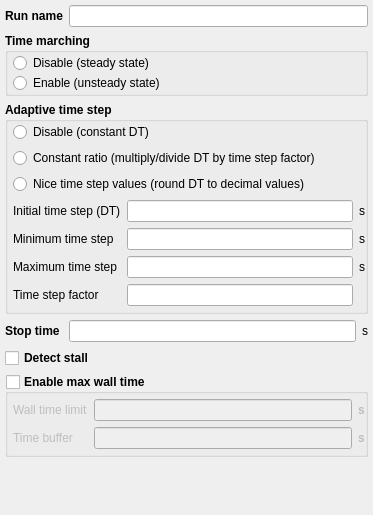
<?xml version="1.0" encoding="UTF-8"?>
<ui version="4.0">
 <class>run_control</class>
 <widget class="QWidget" name="run_control">
  <property name="geometry">
   <rect>
    <x>0</x>
    <y>0</y>
    <width>373</width>
    <height>515</height>
   </rect>
  </property>
  <layout class="QGridLayout" name="gridLayout">
   <property name="leftMargin">
    <number>5</number>
   </property>
   <property name="topMargin">
    <number>5</number>
   </property>
   <property name="rightMargin">
    <number>5</number>
   </property>
   <property name="bottomMargin">
    <number>0</number>
   </property>
   <item row="1" column="0" colspan="3">
    <widget class="QGroupBox" name="groupbox_time_marching">
     <property name="font">
      <font>
       <weight>75</weight>
       <bold>true</bold>
      </font>
     </property>
     <property name="title">
      <string>Time marching</string>
     </property>
     <property name="flat">
      <bool>true</bool>
     </property>
     <layout class="QVBoxLayout" name="verticalLayout">
      <property name="spacing">
       <number>0</number>
      </property>
      <property name="leftMargin">
       <number>5</number>
      </property>
      <property name="topMargin">
       <number>0</number>
      </property>
      <property name="rightMargin">
       <number>0</number>
      </property>
      <property name="bottomMargin">
       <number>0</number>
      </property>
      <item>
       <widget class="QRadioButton" name="radiobutton_steady_state">
        <property name="font">
         <font>
          <weight>50</weight>
          <bold>false</bold>
         </font>
        </property>
        <property name="text">
         <string>Disable (steady state)</string>
        </property>
       </widget>
      </item>
      <item>
       <widget class="QRadioButton" name="radiobutton_unsteady_state">
        <property name="font">
         <font>
          <weight>50</weight>
          <bold>false</bold>
         </font>
        </property>
        <property name="text">
         <string>Enable (unsteady state)</string>
        </property>
       </widget>
      </item>
     </layout>
    </widget>
   </item>
   <item row="2" column="0" colspan="3">
    <widget class="QGroupBox" name="groupbox_adaptive_time_step">
     <property name="font">
      <font>
       <weight>75</weight>
       <bold>true</bold>
      </font>
     </property>
     <property name="title">
      <string>Adaptive time step</string>
     </property>
     <property name="flat">
      <bool>true</bool>
     </property>
     <layout class="QGridLayout" name="gridLayout_3">
      <property name="leftMargin">
       <number>5</number>
      </property>
      <property name="topMargin">
       <number>0</number>
      </property>
      <property name="rightMargin">
       <number>0</number>
      </property>
      <property name="bottomMargin">
       <number>5</number>
      </property>
      <item row="6" column="2">
       <widget class="QLabel" name="label_dt_max_units">
        <property name="font">
         <font>
          <weight>50</weight>
          <bold>false</bold>
         </font>
        </property>
        <property name="text">
         <string>s</string>
        </property>
       </widget>
      </item>
      <item row="6" column="1">
       <widget class="LineEdit" name="lineedit_keyword_dt_max">
        <property name="font">
         <font>
          <weight>50</weight>
          <bold>false</bold>
         </font>
        </property>
       </widget>
      </item>
      <item row="5" column="2">
       <widget class="QLabel" name="label_dt_min_units">
        <property name="font">
         <font>
          <weight>50</weight>
          <bold>false</bold>
         </font>
        </property>
        <property name="text">
         <string>s</string>
        </property>
       </widget>
      </item>
      <item row="5" column="1">
       <widget class="LineEdit" name="lineedit_keyword_dt_min">
        <property name="font">
         <font>
          <weight>50</weight>
          <bold>false</bold>
         </font>
        </property>
       </widget>
      </item>
      <item row="2" column="0" colspan="2">
       <widget class="QRadioButton" name="radiobutton_nice_dt">
        <property name="font">
         <font>
          <weight>50</weight>
          <bold>false</bold>
         </font>
        </property>
        <property name="text">
         <string>Nice time step values (round DT to decimal values)</string>
        </property>
       </widget>
      </item>
      <item row="1" column="0" colspan="3">
       <widget class="QRadioButton" name="radiobutton_constant_ratio">
        <property name="font">
         <font>
          <weight>50</weight>
          <bold>false</bold>
         </font>
        </property>
        <property name="text">
         <string>Constant ratio (multiply/divide DT by time step factor)</string>
        </property>
       </widget>
      </item>
      <item row="5" column="0">
       <widget class="QLabel" name="label_dt_min">
        <property name="font">
         <font>
          <weight>50</weight>
          <bold>false</bold>
         </font>
        </property>
        <property name="text">
         <string>Minimum time step</string>
        </property>
       </widget>
      </item>
      <item row="0" column="0" colspan="3">
       <widget class="QRadioButton" name="radiobutton_constant_dt">
        <property name="font">
         <font>
          <weight>50</weight>
          <bold>false</bold>
         </font>
        </property>
        <property name="text">
         <string>Disable (constant DT)</string>
        </property>
       </widget>
      </item>
      <item row="3" column="1">
       <widget class="LineEdit" name="lineedit_keyword_dt">
        <property name="font">
         <font>
          <weight>50</weight>
          <bold>false</bold>
         </font>
        </property>
       </widget>
      </item>
      <item row="3" column="2">
       <widget class="QLabel" name="label_dt_units">
        <property name="font">
         <font>
          <weight>50</weight>
          <bold>false</bold>
         </font>
        </property>
        <property name="text">
         <string>s</string>
        </property>
       </widget>
      </item>
      <item row="3" column="0">
       <widget class="QLabel" name="label_dt">
        <property name="sizePolicy">
         <sizepolicy hsizetype="Minimum" vsizetype="Preferred">
          <horstretch>0</horstretch>
          <verstretch>0</verstretch>
         </sizepolicy>
        </property>
        <property name="font">
         <font>
          <weight>50</weight>
          <bold>false</bold>
         </font>
        </property>
        <property name="text">
         <string>Initial time step (DT)</string>
        </property>
       </widget>
      </item>
      <item row="6" column="0">
       <widget class="QLabel" name="label_dt_max">
        <property name="sizePolicy">
         <sizepolicy hsizetype="Minimum" vsizetype="Preferred">
          <horstretch>0</horstretch>
          <verstretch>0</verstretch>
         </sizepolicy>
        </property>
        <property name="font">
         <font>
          <weight>50</weight>
          <bold>false</bold>
         </font>
        </property>
        <property name="text">
         <string>Maximum time step</string>
        </property>
       </widget>
      </item>
      <item row="7" column="0">
       <widget class="QLabel" name="label_dt_fac">
        <property name="font">
         <font>
          <weight>50</weight>
          <bold>false</bold>
         </font>
        </property>
        <property name="text">
         <string>Time step factor</string>
        </property>
       </widget>
      </item>
      <item row="7" column="1">
       <widget class="LineEdit" name="lineedit_keyword_dt_fac">
        <property name="font">
         <font>
          <weight>50</weight>
          <bold>false</bold>
         </font>
        </property>
       </widget>
      </item>
     </layout>
    </widget>
   </item>
   <item row="3" column="0">
    <widget class="QLabel" name="label_tstop">
     <property name="sizePolicy">
      <sizepolicy hsizetype="Minimum" vsizetype="Preferred">
       <horstretch>0</horstretch>
       <verstretch>0</verstretch>
      </sizepolicy>
     </property>
     <property name="font">
      <font>
       <weight>75</weight>
       <bold>true</bold>
      </font>
     </property>
     <property name="text">
      <string>Stop time</string>
     </property>
    </widget>
   </item>
   <item row="11" column="0" colspan="3">
    <widget class="GroupBox" name="groupbox_keyword_chk_batchq_end">
     <property name="font">
      <font>
       <weight>75</weight>
       <bold>true</bold>
      </font>
     </property>
     <property name="title">
      <string>Enable max wall time</string>
     </property>
     <property name="checkable">
      <bool>true</bool>
     </property>
     <property name="checked">
      <bool>false</bool>
     </property>
     <layout class="QGridLayout" name="gridLayout_2">
      <property name="leftMargin">
       <number>5</number>
      </property>
      <property name="topMargin">
       <number>5</number>
      </property>
      <property name="rightMargin">
       <number>0</number>
      </property>
      <property name="bottomMargin">
       <number>5</number>
      </property>
      <item row="0" column="2">
       <widget class="QLabel" name="label_batch_wallclock_units">
        <property name="text">
         <string>s</string>
        </property>
       </widget>
      </item>
      <item row="0" column="0">
       <widget class="QLabel" name="label_batch_wallclock">
        <property name="font">
         <font>
          <weight>50</weight>
          <bold>false</bold>
         </font>
        </property>
        <property name="text">
         <string>Wall time limit</string>
        </property>
       </widget>
      </item>
      <item row="0" column="1">
       <widget class="LineEdit" name="lineedit_keyword_batch_wallclock">
        <property name="font">
         <font>
          <weight>50</weight>
          <bold>false</bold>
         </font>
        </property>
        <property name="text">
         <string/>
        </property>
       </widget>
      </item>
      <item row="1" column="0">
       <widget class="QLabel" name="label_term_buffer">
        <property name="font">
         <font>
          <weight>50</weight>
          <bold>false</bold>
         </font>
        </property>
        <property name="text">
         <string>Time buffer</string>
        </property>
       </widget>
      </item>
      <item row="1" column="2">
       <widget class="QLabel" name="label_term_buffer_units">
        <property name="text">
         <string>s</string>
        </property>
       </widget>
      </item>
      <item row="1" column="1">
       <widget class="LineEdit" name="lineedit_keyword_term_buffer">
        <property name="font">
         <font>
          <weight>50</weight>
          <bold>false</bold>
         </font>
        </property>
        <property name="text">
         <string/>
        </property>
       </widget>
      </item>
     </layout>
    </widget>
   </item>
   <item row="3" column="1">
    <widget class="LineEdit" name="lineedit_keyword_tstop"/>
   </item>
   <item row="10" column="0" colspan="3">
    <widget class="CheckBox" name="checkbox_keyword_detect_stall">
     <property name="enabled">
      <bool>true</bool>
     </property>
     <property name="font">
      <font>
       <weight>75</weight>
       <bold>true</bold>
      </font>
     </property>
     <property name="text">
      <string>Detect stall</string>
     </property>
     <property name="checked">
      <bool>false</bool>
     </property>
    </widget>
   </item>
   <item row="0" column="0">
    <widget class="QLabel" name="label_run_name">
     <property name="font">
      <font>
       <weight>75</weight>
       <bold>true</bold>
      </font>
     </property>
     <property name="text">
      <string>Run name</string>
     </property>
    </widget>
   </item>
   <item row="0" column="1" colspan="2">
    <widget class="LineEdit" name="lineedit_keyword_run_name">
     <property name="text">
      <string/>
     </property>
    </widget>
   </item>
   <item row="12" column="0" colspan="2">
    <spacer name="verticalSpacer">
     <property name="orientation">
      <enum>Qt::Vertical</enum>
     </property>
     <property name="sizeHint" stdset="0">
      <size>
       <width>20</width>
       <height>40</height>
      </size>
     </property>
    </spacer>
   </item>
   <item row="3" column="2">
    <widget class="QLabel" name="label_tstop_units">
     <property name="font">
      <font>
       <weight>50</weight>
       <bold>false</bold>
      </font>
     </property>
     <property name="text">
      <string>s</string>
     </property>
    </widget>
   </item>
  </layout>
 </widget>
 <customwidgets>
  <customwidget>
   <class>CheckBox</class>
   <extends>QCheckBox</extends>
   <header>mfixgui.widgets.base</header>
  </customwidget>
  <customwidget>
   <class>LineEdit</class>
   <extends>QLineEdit</extends>
   <header>mfixgui.widgets.base</header>
  </customwidget>
  <customwidget>
   <class>GroupBox</class>
   <extends>QGroupBox</extends>
   <header>mfixgui.widgets.base</header>
   <container>1</container>
  </customwidget>
 </customwidgets>
 <tabstops>
  <tabstop>lineedit_keyword_run_name</tabstop>
  <tabstop>radiobutton_steady_state</tabstop>
  <tabstop>radiobutton_unsteady_state</tabstop>
  <tabstop>radiobutton_constant_dt</tabstop>
  <tabstop>radiobutton_constant_ratio</tabstop>
  <tabstop>radiobutton_nice_dt</tabstop>
  <tabstop>lineedit_keyword_dt</tabstop>
  <tabstop>lineedit_keyword_dt_min</tabstop>
  <tabstop>lineedit_keyword_dt_max</tabstop>
  <tabstop>lineedit_keyword_dt_fac</tabstop>
  <tabstop>lineedit_keyword_tstop</tabstop>
  <tabstop>checkbox_keyword_detect_stall</tabstop>
  <tabstop>groupbox_keyword_chk_batchq_end</tabstop>
  <tabstop>lineedit_keyword_batch_wallclock</tabstop>
  <tabstop>lineedit_keyword_term_buffer</tabstop>
 </tabstops>
 <resources/>
 <connections/>
</ui>
